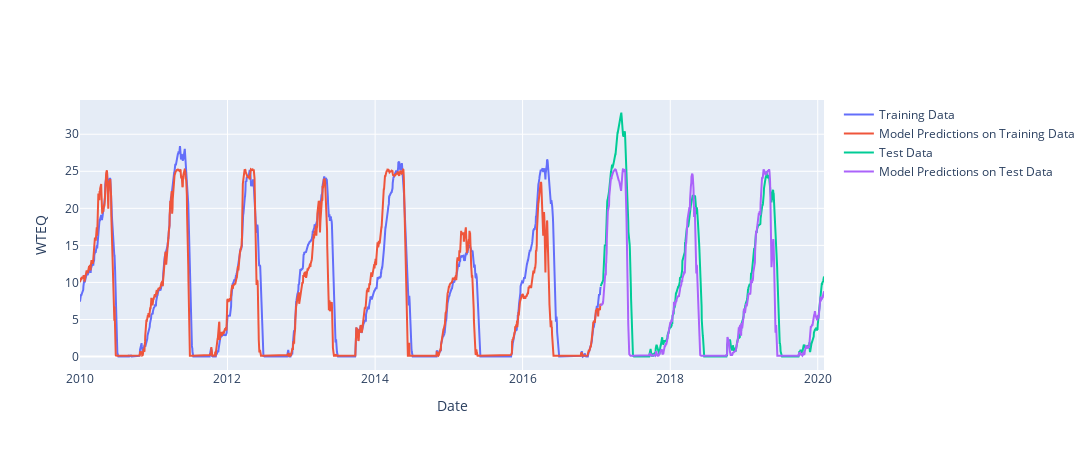
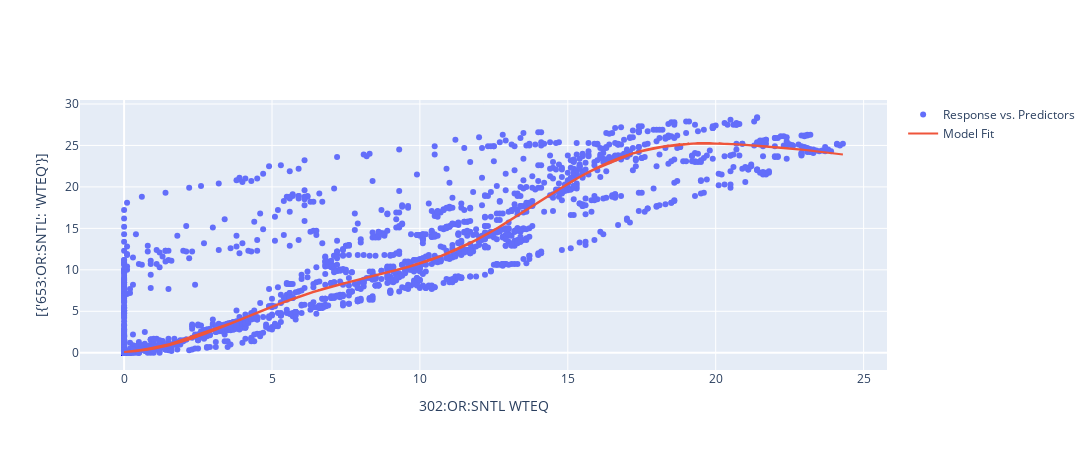

The notebook cell these images were saved under, in order:
### Code cell
apple.check_model('01/01/2010','02/01/2020', 'SVM', 0.3)

### Figure 1 — Plotly figure (JSON) as saved in the notebook; plotly's stock layout.template omitted (floating-point values rounded to 4 significant figures; data arrays with more than 128 entries replaced by an {"elided": "..."} marker saying what was removed)
{"data": [{"mode": "lines", "name": "Training Data", "type": "scatter", "x": {"elided": "2578 str values"}, "y": {"elided": "2578 float values"}}, {"mode": "lines", "name": "Model Predictions on Training Data", "type": "scatter", "x": {"elided": "2578 str values"}, "y": {"elided": "2578 float values"}}, {"mode": "lines", "name": "Test Data", "type": "scatter", "x": {"elided": "1106 str values"}, "y": {"elided": "1106 float values"}}, {"mode": "lines", "name": "Model Predictions on Test Data", "type": "scatter", "x": {"elided": "1106 str values"}, "y": {"elided": "1106 float values"}}], "layout": {"height": 450, "showlegend": true, "width": 1200, "xaxis": {"title": {"text": "Date"}}, "yaxis": {"title": {"text": "WTEQ"}}}}

### Figure 2 — Plotly figure (JSON) as saved in the notebook; plotly's stock layout.template omitted (floating-point values rounded to 4 significant figures; data arrays with more than 128 entries replaced by an {"elided": "..."} marker saying what was removed)
{"data": [{"hovertext": {"elided": "2578 str values"}, "mode": "markers", "name": "Response vs. Predictors", "type": "scatter", "x": {"elided": "2578 float values"}, "y": {"elided": "2578 float values"}}, {"hovertext": {"elided": "2578 str values"}, "mode": "lines", "name": "Model Fit", "type": "scatter", "x": {"elided": "2578 float values"}, "y": {"elided": "2578 float values"}}], "layout": {"height": 450, "showlegend": true, "width": 1200, "xaxis": {"title": {"text": "302:OR:SNTL WTEQ"}}, "yaxis": {"title": {"text": "[{'653:OR:SNTL': 'WTEQ'}]"}}}}
